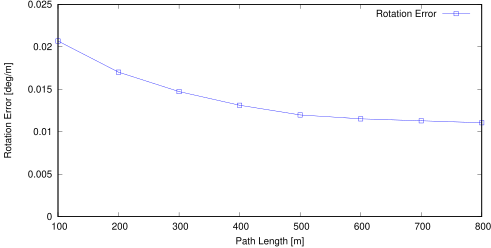

Generate this figure with gnuplot:
set term postscript eps enhanced color
set output "05_avg_rl.eps"
set size ratio 0.5
set yrange [0:*]
set xlabel "Path Length [m]"
set ylabel "Rotation Error [deg/m]"
plot "05_avg_rl.txt" using 1:($2*57.3) title 'Rotation Error' lc rgb "#0000FF" pt 4 w linespoints
